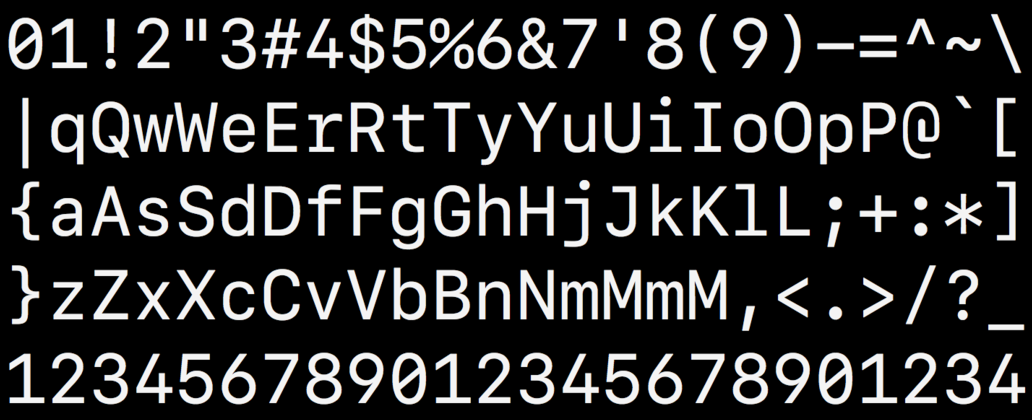
#> input picture ascii_codes.png, 1032 x 420 px
$ python ascii_art_generator.py --filename ascii_codes.png
#> lines starting #> are read from the running program, lines starting #| are printed output that depends on the picture
import numpy as np
import cv2
import sys
import argparse

parser = argparse.ArgumentParser()
parser.add_argument("--filename", type=str)
parser.add_argument('--width', type=int, default=100)
parser.add_argument("--height", type=int, default=100)
parser.add_argument('--exponent', type=float, default=2)
parser.add_argument('--stddev', type=float, default=0.1)
parser.add_argument('--invert', action="store_true")
args = parser.parse_args()

ascii_codes = [
    "01!2\"3#4$5%6&7'8(9)-=^~\\",
    "|qQwWeErRtTyYuUiIoOpP@`[",
    "{aAsSdDfFgGhHjJkKlL;+:*]",
    "}zZxXcCvVbBnNmMmM,<.>/?_",
    "123456789012345678901234"
]

ascii_codes_image = cv2.imread("ascii_codes.png")
#> ascii_codes_image is the input picture: shape (420, 1032, 3); mean B, G, R 42, 41.9, 42
ascii_codes_image = cv2.cvtColor(ascii_codes_image, cv2.COLOR_BGR2GRAY)
#> ascii_codes_image: shape (420, 1032)
ascii_codes_image = ascii_codes_image.astype(np.float32) / 255.0

h = ascii_codes_image.shape[0] // 5
#> h = 84
w = ascii_codes_image.shape[1] // 24
#> w = 43

brightnesses = sorted([
    (ascii_codes[j][i], np.mean(ascii_codes_image[j * h: (j + 1) * h, i * w:(i + 1) * w]))
    for j in range(5) for i in range(24)
], key=lambda item: item[1])
#> brightnesses = 120 items, first 6: ('`', 0.0244), ('.', 0.036), ("'", 0.0392), (',', 0.0508), ('_', 0.0526), ('-', 0.0593)


def linear_search(target_brightness):
    for i, (_, brightness) in enumerate(brightnesses):
        if brightness > target_brightness:
            break
    return brightnesses[int(np.clip(np.random.normal(loc=i, scale=args.stddev), 0, len(brightnesses) - 1))][0]


image = cv2.imread(args.filename)
image = cv2.cvtColor(image, cv2.COLOR_BGR2GRAY)
image = cv2.bitwise_not(image) if args.invert else image
image = image.astype(np.float32) / 255.0
image = image ** args.exponent
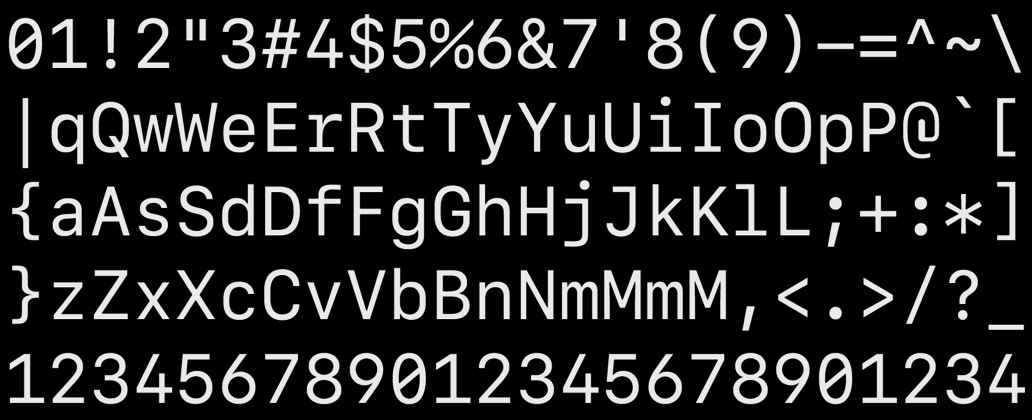
#> image: shape (420, 1032) float32; min 0, max 1, mean 0.145

h = image.shape[0] // args.height
#> h = 4
w = image.shape[1] // args.width
#> w = 10

ascii_art = ["".join([linear_search(np.mean(image[j * h: (j + 1) * h, i * w:(i + 1) * w]))
                      for i in range(args.width)]) for j in range(args.height)]
#> the loop in linear_search, `for i, (_, brightness) in enumerate(brightnesses):` made 1 pass
#> the loop in linear_search (call 2), `for i, (_, brightness) in enumerate(brightnesses):` made 1 pass
#> ascii_art = 100 items

for line in ascii_art:
    print(line)
#> this loop made 100 passes
#| ````````````````````````````````````````````````````````````````````````````````````````````````````
#| ````````````````````````````````````````````````````````````````````````````````````````````````````
#| ````````````````````````````````````````````````````````````````````````````````````````````````````
#| ````````````````````````````````````V``````````````````````````````````D``````S,```````````````````&
#| ``M~``/~``-/``?M``!~[``MH``;`=``Y``.Ma`/%%-ol````(,`-M``Y%Nl``L``~M^``&M``MM``MM```````````-/``````M
#| `MMM``MM``0M``MMM`MMM`MMM``M_M``M``MMM`MMMMMM`'M`M~`MM$`MMMM`-M``MMM``MJ`|MMl`;M```````````MM``````M
#| `M,M`MMM``&M`~M"M`MMM`MfM&`M'M``M``MMMaM2['MM`MV`M``M=M`:|hM`-M``M`M``M``MMMM``M```````````MM``````M
#| `M`M.MMM``&M`XM`M`MMM`M`MM`M=M`fM``MMD8M```MM`M`#M``M_M```0M`~M``M`M,`M``M,`M``M```````````MM``````O
#> (further printed lines are left out)

$ run again, with isuzu.png copied over ascii_codes.png
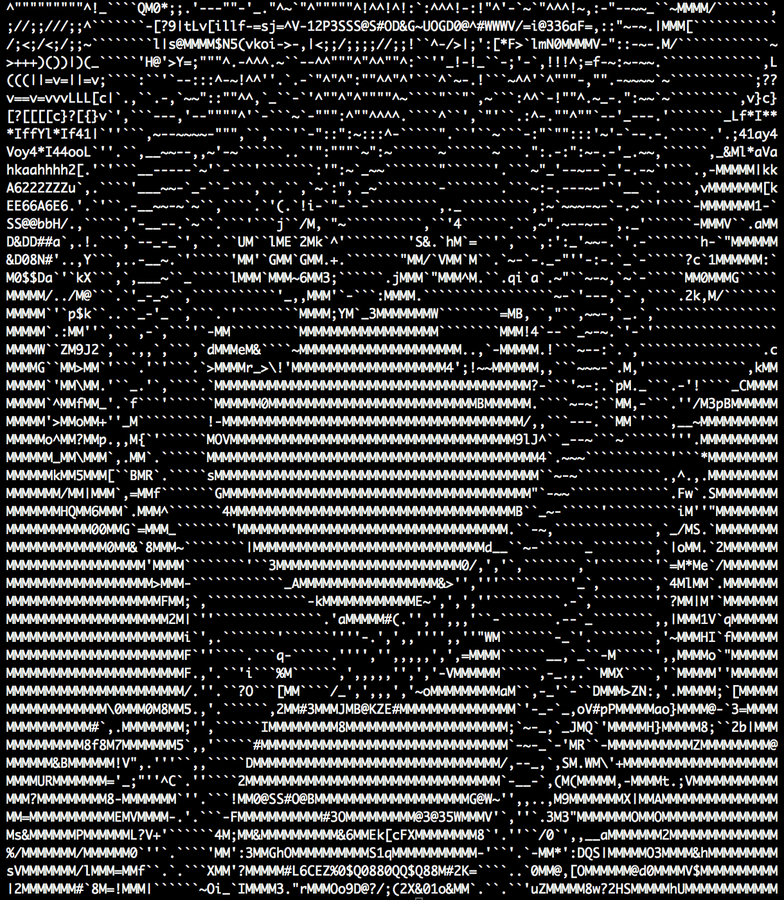
#> input picture isuzu.png, 784 x 900 px, shrunk from 1220 x 1402 before the run
#> ascii_codes_image is the input picture: shape (900, 784, 3); mean B, G, R 48.2, 48.7, 48.4
#> brightnesses = 120 items, first 6: ('+', 0.0434), ('P', 0.045), ('C', 0.0481), ('w', 0.0482), (',', 0.0545), ('d', 0.0548)
#> `image = image ** args.exponent`:
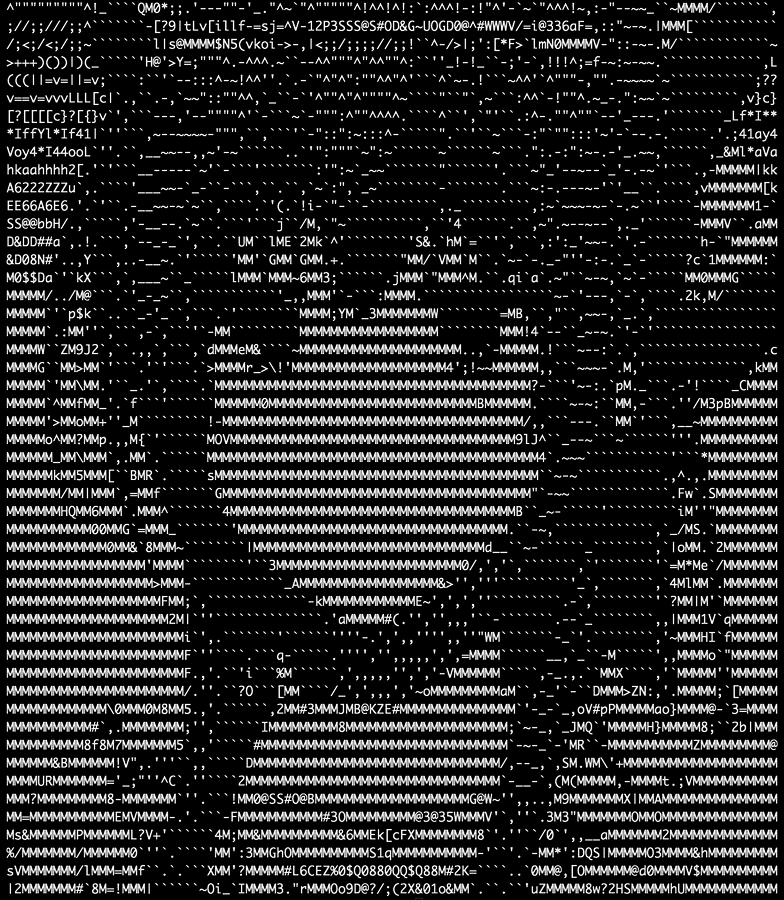
#> image: shape (900, 784) float32; min 0, max 1, mean 0.147
#> the loop in linear_search, `for i, (_, brightness) in enumerate(brightnesses):` made 1 pass
#> the loop in linear_search (call 2), `for i, (_, brightness) in enumerate(brightnesses):` made 75 passes
#> ascii_art = 100 items
#> the loop `for line in ascii_art:` made 100 passes
#| +MQQD)99649QM0+l,++Q/2j{o2+$,ooo99O8++i69+L[B9Q0(\SyT1?0MDed+)1s8rOo\D!D-wEwLQBts1,++WE9Oiwo+++E[hhh
#| +++++++++++++E)++++Ec0K+%6e+++++++++8;+++E++++++++++$++W+We++++++E+eE++++++E+++++5+i8e++++W5UL++0![!
#| +eD6'l+#09eeMLLLw+++vWqqgQs[is906m|5"T7urnsObq09*NqcAM//c3M89aaq*hhq*GhHz0T;[Ha*|19QE+eo[l7L+wahhAql
#| +6<<6&(7E+6%++++++++++mW97(Q3!U)#)W+;QQ6=+\+96>40[Q80ss`8nTyQ8s`QKs+8QmBQT,841Q\u8swi%ee+>+L~+318DB+
#| +9o<7lD=P92eWLll,++PdoT6T1ZHHha4}/10K[q+(Oe+6&oeW#++2eQQ2v0d+(9lQ(62(obNcTWo1|GJzhHH_!EQeoWvo+?q9LLL
#> (further printed lines are left out)
